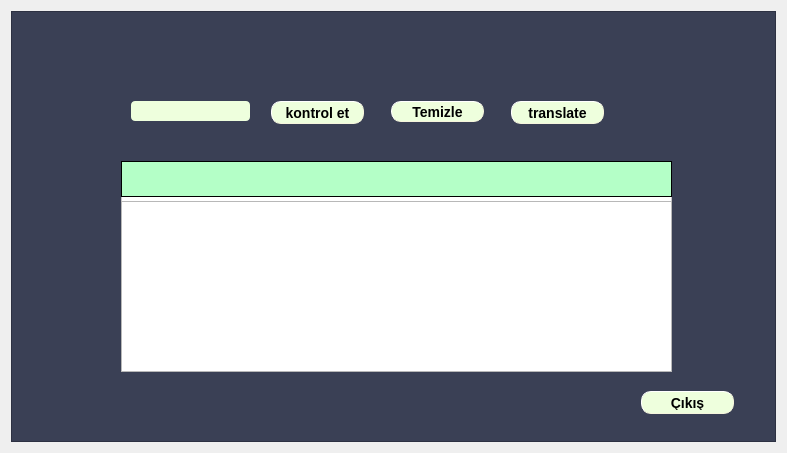
<?xml version="1.0" encoding="UTF-8"?>
<ui version="4.0">
 <class>demoszlk</class>
 <widget class="QWidget" name="demoszlk">
  <property name="geometry">
   <rect>
    <x>0</x>
    <y>0</y>
    <width>787</width>
    <height>453</height>
   </rect>
  </property>
  <property name="windowTitle">
   <string>Form</string>
  </property>
  <layout class="QVBoxLayout" name="verticalLayout">
   <item>
    <widget class="QFrame" name="frame">
     <property name="styleSheet">
      <string notr="true">#frame{
background:#3a4055;



}</string>
     </property>
     <property name="frameShape">
      <enum>QFrame::StyledPanel</enum>
     </property>
     <property name="frameShadow">
      <enum>QFrame::Raised</enum>
     </property>
     <widget class="QLineEdit" name="ldt_input">
      <property name="geometry">
       <rect>
        <x>120</x>
        <y>90</y>
        <width>119</width>
        <height>20</height>
       </rect>
      </property>
      <property name="styleSheet">
       <string notr="true">#ldt_input{
    background-color: #eeffdd;
	font: 10pt &quot;MS Shell Dlg 2&quot;;
 
    
    border-radius: 4px;
    border-color: beige;
    font: bold 14px;
    min-width: 7em;



}</string>
      </property>
     </widget>
     <widget class="QPushButton" name="btn_kontrol">
      <property name="geometry">
       <rect>
        <x>260</x>
        <y>90</y>
        <width>93</width>
        <height>23</height>
       </rect>
      </property>
      <property name="styleSheet">
       <string notr="true">#btn_kontrol{
    background-color: #eeffdd;
	font: 10pt &quot;MS Shell Dlg 2&quot;;
    border-style: outset;
    border-width: 1px;
    border-radius: 10px;
    border-color: beige;
    font: bold 14px;
    min-width: 5em;
    padding: 3px;
	


}</string>
      </property>
      <property name="text">
       <string>kontrol et</string>
      </property>
     </widget>
     <widget class="QPushButton" name="btn_cevir">
      <property name="enabled">
       <bool>true</bool>
      </property>
      <property name="geometry">
       <rect>
        <x>500</x>
        <y>90</y>
        <width>93</width>
        <height>23</height>
       </rect>
      </property>
      <property name="styleSheet">
       <string notr="true">#btn_cevir{
    background-color: #eeffdd;
	font: 10pt &quot;MS Shell Dlg 2&quot;;
    border-style: outset;
    border-width: 1px;
    border-radius: 10px;
    border-color: beige;
    font: bold 14px;
    min-width: 5em;
    padding: 3px;
	


}</string>
      </property>
      <property name="text">
       <string>translate</string>
      </property>
     </widget>
     <widget class="QPushButton" name="cikis">
      <property name="geometry">
       <rect>
        <x>630</x>
        <y>380</y>
        <width>93</width>
        <height>23</height>
       </rect>
      </property>
      <property name="styleSheet">
       <string notr="true">#cikis{
    background-color: #eeffdd;
	font: 10pt &quot;MS Shell Dlg 2&quot;;
    border-style: outset;
    border-width: 1px;
    border-radius: 10px;
    border-color: beige;
    font: bold 14px;
    min-width: 5em;
    padding: 3px;
	


}</string>
      </property>
      <property name="text">
       <string>Çıkış</string>
      </property>
     </widget>
     <widget class="QPushButton" name="btn_temizle">
      <property name="geometry">
       <rect>
        <x>380</x>
        <y>90</y>
        <width>93</width>
        <height>21</height>
       </rect>
      </property>
      <property name="styleSheet">
       <string notr="true">#btn_temizle{
    background-color: #eeffdd;
	font: 10pt &quot;MS Shell Dlg 2&quot;;
    border-style: outset;
    border-width: 1px;
    border-radius: 10px;
    border-color: beige;
    font: bold 14px;
    min-width: 5em;
    padding: 3px;
	


}</string>
      </property>
      <property name="text">
       <string>Temizle</string>
      </property>
     </widget>
     <widget class="QFrame" name="btm_frame">
      <property name="geometry">
       <rect>
        <x>110</x>
        <y>150</y>
        <width>551</width>
        <height>211</height>
       </rect>
      </property>
      <property name="styleSheet">
       <string notr="true">#btm_frame{
	background:white;
	position:relative;
	min-height:200px;
	min-width:500px;

}</string>
      </property>
      <property name="frameShape">
       <enum>QFrame::StyledPanel</enum>
      </property>
      <property name="frameShadow">
       <enum>QFrame::Raised</enum>
      </property>
      <widget class="QLabel" name="lbl_geribildirm">
       <property name="geometry">
        <rect>
         <x>0</x>
         <y>0</y>
         <width>551</width>
         <height>36</height>
        </rect>
       </property>
       <property name="font">
        <font>
         <pointsize>-1</pointsize>
         <weight>75</weight>
         <italic>false</italic>
         <bold>true</bold>
        </font>
       </property>
       <property name="styleSheet">
        <string notr="true">#lbl_geribildirm{
   background-color: #b4ffc7;

   

    font: bold 14px;
    min-width: 20em;
	min-height:2em;
   
}</string>
       </property>
       <property name="frameShape">
        <enum>QFrame::Box</enum>
       </property>
       <property name="text">
        <string/>
       </property>
      </widget>
      <widget class="QPlainTextEdit" name="label">
       <property name="geometry">
        <rect>
         <x>0</x>
         <y>40</y>
         <width>551</width>
         <height>171</height>
        </rect>
       </property>
       <property name="styleSheet">
        <string notr="true">#label{
	min-width:450;
	min-height:50;

}</string>
       </property>
      </widget>
     </widget>
    </widget>
   </item>
  </layout>
 </widget>
 <resources/>
 <connections/>
 <slots>
  <slot>ceviri_yap()</slot>
  <slot>clear()</slot>
  <slot>kontrol_et()</slot>
  <slot>kapat()</slot>
 </slots>
</ui>
